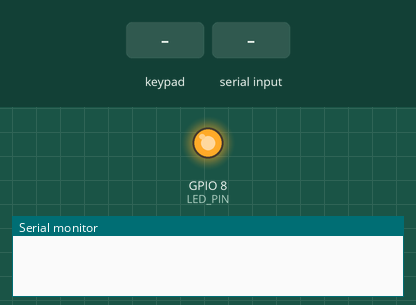
This sketch was run on a simulated ESP32-C3. Shown: output pins drawn as LEDs (lit = HIGH), the last lines printed to the serial monitor. Dashed ring = blinking. The test bench sets the inputs (shaded band).

Above: at 1.2 s.
1.3 s: key '#' pressed
At 3.7 s:
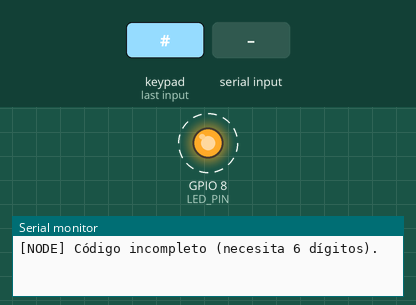
4.3 s: "CODES:\n" received over the second serial link
Timing chart, 0 to 7.3 s (numbered marks = the images above; inputs shaded):
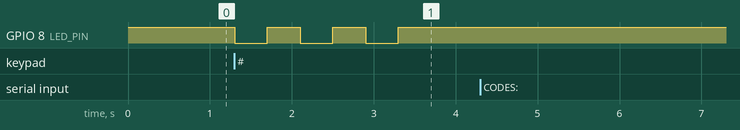

The sketch:

node.ino
```cpp
// node.ino — ESP32-C3 Super Mini
// Nodo de acceso: recibe códigos diarios por LoRa, valida entrada de teclado 4x3

#include <Keypad.h>

#define LED_PIN      8
#define PARCEL_COUNT 15
#define CODE_LEN     6

// E32-433T30D (UART transparente) — M0 y M1 conectados a GND (modo normal)
#define E32_TX_PIN   3
#define E32_RX_PIN   4
#define E32_AUX_PIN  2
#define E32_BAUD    9600

// Teclado 4x3 — filas/cols invertidos: GPIO9 queda como INPUT para evitar
// conflicto con botón BOOT del ESP32-C3
const byte ROWS = 3;
const byte COLS = 4;
char keys[ROWS][COLS] = {
  {'1','4','7','*'},
  {'2','5','8','0'},
  {'3','6','9','#'}
};
byte rowPins[ROWS] = {7, 6, 5};
byte colPins[COLS] = {0, 1, 10, 9};
Keypad keypad = Keypad(makeKeymap(keys), rowPins, colPins, ROWS, COLS);

String validCodes[PARCEL_COUNT];
bool   entryDone[PARCEL_COUNT];
bool   codesReceived = false;
int    codesCount    = 0;
String inputCode     = "";
String rxBuffer      = "";

// ---------------------------------------------------------------------------
void blinkOK() {
  for (int i = 0; i < 3; i++) {
    digitalWrite(LED_PIN, LOW);  delay(80);
    digitalWrite(LED_PIN, HIGH); delay(80);
  }
}

void blinkFail() {
  for (int i = 0; i < 3; i++) {
    digitalWrite(LED_PIN, LOW);  delay(400);
    digitalWrite(LED_PIN, HIGH); delay(400);
  }
}

// ---------------------------------------------------------------------------
// Parsea "CODES:111111,222222,..." y guarda en validCodes[]
// ---------------------------------------------------------------------------
void parseCodes(const String& msg) {
  String csv = msg.substring(6);  // quita "CODES:"
  int idx = 0, start = 0;
  while (idx < PARCEL_COUNT) {
    int comma = csv.indexOf(',', start);
    String code = (comma < 0) ? csv.substring(start)
                               : csv.substring(start, comma);
    code.trim();
    validCodes[idx++] = code;
    if (comma < 0) break;
    start = comma + 1;
  }
  codesReceived = true;
  codesCount    = idx;
  for (int i = 0; i < PARCEL_COUNT; i++) entryDone[i] = false;
  Serial.print("[NODE] Códigos recibidos: "); Serial.println(idx);
}

// ---------------------------------------------------------------------------
void validateCode(const String& code) {
  if (!codesReceived) {
    Serial.println("[NODE] Sin códigos cargados aún.");
    blinkFail();
    return;
  }
  for (int i = 0; i < PARCEL_COUNT; i++) {
    if (validCodes[i] == code) {
      Serial.print("[NODE] ACCESO OK — parcela ");
      Serial.println(i + 1);

      if (!entryDone[i]) {
        Serial1.println("LOG:" + code + "," + String(i + 1) + ",ENTRY");
        entryDone[i] = true;
      } else {
        Serial1.println("LOG:" + code + "," + String(i + 1) + ",EXIT");
        validCodes[i] = "";
        entryDone[i] = false;
      }

      blinkOK();
      return;
    }
  }
  Serial.println("[NODE] CÓDIGO INVÁLIDO");
  blinkFail();
}

// ---------------------------------------------------------------------------
void setup() {
  pinMode(LED_PIN,     OUTPUT);
  pinMode(E32_AUX_PIN, INPUT);
  digitalWrite(LED_PIN, HIGH);

  Serial.begin(115200);
  Serial1.begin(E32_BAUD, SERIAL_8N1, E32_RX_PIN, E32_TX_PIN);

  for (int i = 0; i < PARCEL_COUNT; i++) entryDone[i] = false;
}

// ---------------------------------------------------------------------------
void loop() {
  while (Serial1.available()) {
    char c = Serial1.read();
    if (c == '\n') {
      rxBuffer.trim();
      int codesIdx = rxBuffer.indexOf("CODES:");
      if (codesIdx >= 0) parseCodes(rxBuffer.substring(codesIdx));
      rxBuffer = "";
    } else {
      rxBuffer += c;
    }
  }

  char key = keypad.getKey();
  if (!key) return;

  if (key == '#') {
    if (inputCode.length() == CODE_LEN) {
      validateCode(inputCode);
    } else {
      Serial.println("[NODE] Código incompleto (necesita 6 dígitos).");
      blinkFail();
    }
    inputCode = "";
  } else if (key == '*') {
    inputCode = "";
  } else {
    if (inputCode.length() < CODE_LEN) inputCode += key;
  }
}
```

Measured:
- after the input at 1.3 s, GPIO 8 (LED_PIN): alternates HIGH for 0.40 s and LOW for 0.40 s, 6 changes in all, then stays HIGH, starting at once
